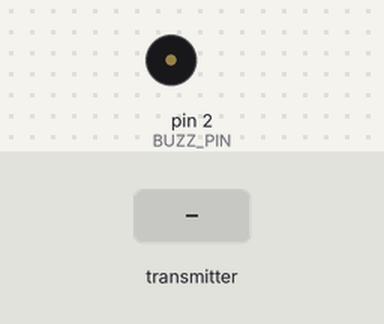
The sketch below on a simulated Arduino Uno, built with avr-gcc and run on an emulated ATmega328P. On the bench: buzzer (waves = sounding). The inputs (shaded band) are chosen by the test bench. No radio packets arrive unless stated.

Above: at 1.2 s.
1.3 s: the transmitter starts sending r_data = 64
At 1.6 s:
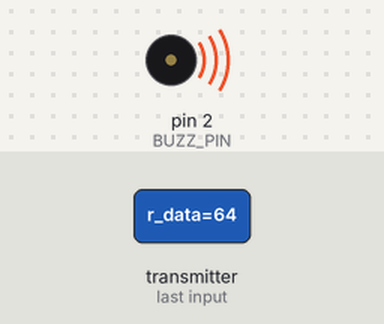
2.8 s: the transmitter starts sending r_data = 0
At 3.5 s:
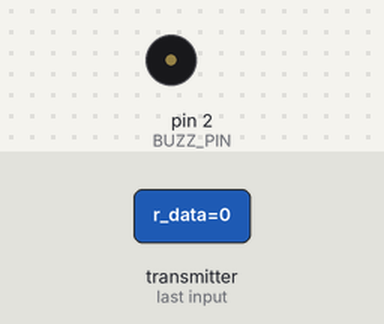
4.3 s: the transmitter starts sending r_data = 128
At 5.1 s:
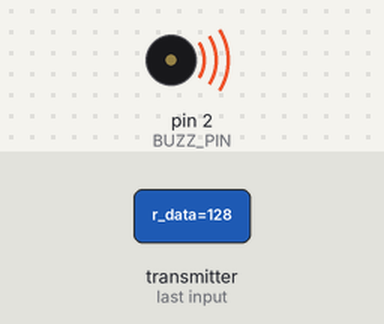
Timing chart, 0 to 7.3 s (numbered marks = the images above; inputs shaded):
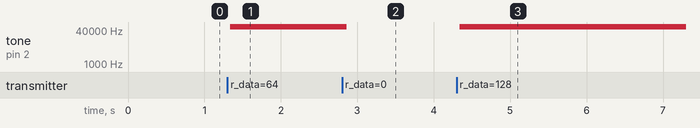

The sketch:

Receiver_code.ino
```cpp
#include <SPI.h>
#include <RF24.h>
#include <nRF24L01.h>

#define BUZZ_FREQ 4000 // buzzer output frequency
#define BUZZ_PIN  2
#define CHANNEL   5

RF24 radio(0, 1); // CE, CSN

// buzz function
void buzz(uint8_t duration);

// data reception packet
uint8_t r_data;

// transmitting and receiving address
const byte address[6] = "23571";

void setup()
{
  pinMode(BUZZ_PIN, OUTPUT);
  pinMode(0, OUTPUT);
  pinMode(1, OUTPUT);

  // start up buzz
  while(!radio.begin())
    buzz(3);

  // setup receiver
  radio.begin();
  radio.setChannel(CHANNEL);  // Transmitter must be on the same channel
  radio.setDataRate(RF24_1MBPS);
  radio.setPALevel(RF24_PA_MIN);
  radio.openReadingPipe(1, address);
  radio.startListening();
}

void loop()
{
  if(radio.available())
    radio.read(&r_data, sizeof(r_data));

  if(r_data)
    buzz(1);

   r_data = 0;
}

void buzz(uint8_t duration)
{
  unsigned long init_time = millis();
  unsigned long del = (1/BUZZ_FREQ) * 500;
  while(millis() - init_time < duration * 100)
  {
    digitalWrite(BUZZ_PIN, HIGH);
    delay(del);
    digitalWrite(BUZZ_PIN, LOW);
    delay(del);
  }
}
```

Measured:
- after the input at 1.3 s, tone on pin 2 (BUZZ_PIN): silent → 57554 Hz at once
- after the input at 2.8 s, tone on pin 2 (BUZZ_PIN): 57554 Hz → silent after 0.06 s
- after the input at 4.3 s, tone on pin 2 (BUZZ_PIN): silent → 57554 Hz at once
